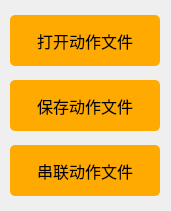
   <widget class="QWidget" name="widget_4" native="true">
    <property name="geometry">
     <rect>
      <x>1055</x>
      <y>650</y>
      <width>171</width>
      <height>211</height>
     </rect>
    </property>
    <property name="styleSheet">
     <string notr="true">#widget_4 {border:1px solid #242424;
border-color: rgb(200, 200, 200);}</string>
    </property>
    <widget class="QPushButton" name="Button_OpenActionGroup">
     <property name="geometry">
      <rect>
       <x>10</x>
       <y>15</y>
       <width>150</width>
       <height>51</height>
      </rect>
     </property>
     <property name="font">
      <font>
       <family>黑体</family>
       <pointsize>12</pointsize>
      </font>
     </property>
     <property name="styleSheet">
      <string notr="true">QPushButton{background-color: rgb(255, 170, 0);}
QPushButton:hover{background-color:  rgb(255, 210, 0);}
QPushButton{border-radius:5px;}</string>
     </property>
     <property name="text">
      <string>打开动作文件</string>
     </property>
    </widget>
    <widget class="QPushButton" name="Button_SaveActionGroup">
     <property name="geometry">
      <rect>
       <x>10</x>
       <y>80</y>
       <width>150</width>
       <height>51</height>
      </rect>
     </property>
     <property name="font">
      <font>
       <family>黑体</family>
       <pointsize>12</pointsize>
      </font>
     </property>
     <property name="styleSheet">
      <string notr="true">QPushButton{background-color: rgb(255, 170, 0);}
QPushButton:hover{background-color:  rgb(255, 210, 0);}
QPushButton{border-radius:5px;}</string>
     </property>
     <property name="text">
      <string>保存动作文件</string>
     </property>
    </widget>
    <widget class="QPushButton" name="Button_TandemActionGroup">
     <property name="geometry">
      <rect>
       <x>10</x>
       <y>145</y>
       <width>150</width>
       <height>51</height>
      </rect>
     </property>
     <property name="font">
      <font>
       <family>黑体</family>
       <pointsize>12</pointsize>
      </font>
     </property>
     <property name="styleSheet">
      <string notr="true">QPushButton{background-color: rgb(255, 170, 0);}
QPushButton:hover{background-color:  rgb(255, 210, 0);}
QPushButton{border-radius:5px;}</string>
     </property>
     <property name="text">
      <string>串联动作文件</string>
     </property>
    </widget>
   </widget>
